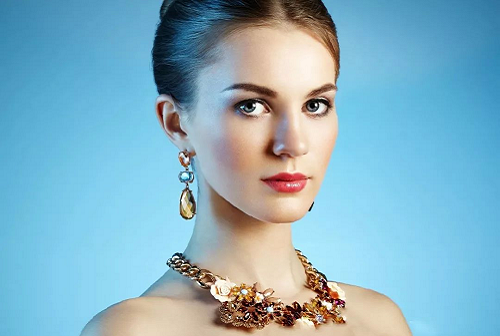
#> input picture frequency/woman.png, 500 x 336 px, found by its file name
$ jupyter execute freqs.ipynb
#> lines starting #> are read from the running program, lines starting #| are printed output that depends on the picture; after the words box and inside, x2 and y2 are one past the last pixel; in counts of white or black regions, pixels touching at a corner belong together; long printed decimals are rounded
[cell 1]
import cv2
import numpy as np
from matplotlib import pyplot as plt

alpha=2

[cell 2]
# 读取数据
# matplotlib.pyplot.imread会根据扩展名读取内容，对于png格式会读取alpha通道，
# dtype为float即值在[0, 1]之间，对于jpeg则是dtype=uint8,[0, 255],无法自定义，
# 所以应采用opencv读取图片并转为常规的RGB排序

im=np.double(cv2.cvtColor(cv2.imread('woman.png'),cv2.COLOR_BGR2RGB))/255
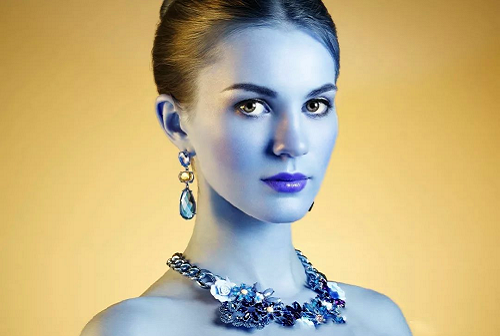
#> im: shape (336, 500, 3) float64; mean B, G, R 0.521, 0.695, 0.763
mark=np.double(cv2.cvtColor(cv2.imread('zhangsan.png'),cv2.COLOR_BGR2RGB))/255
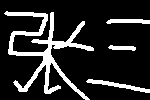
#> input picture frequency/zhangsan.png, 150 x 100 px, found by its file name
#> mark: shape (100, 150, 3) float64; values 0 (black) and 1 (white), 15.8% white; 4 white regions, box (x1, y1, x2, y2) and area: (4, 11, 94, 100) 1837, (86, 79, 150, 93) 256, (106, 19, 150, 24) 174, (108, 45, 136, 51) 110

plt.subplot(121),plt.imshow(im),plt.title('oringin')
plt.subplot(122),plt.imshow(mark),plt.title('watermark')
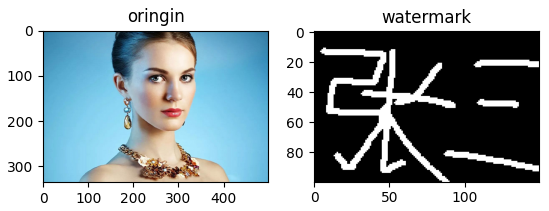
#> figure drawn by matplotlib, 2 panels; B, G, R data is drawn as R, G, B

[cell 3]
# 编码水印
im:np.ndarray
imsize=im.shape
#> imsize = (336, 500, 3)
TH=np.zeros((int(imsize[0]*0.5),imsize[1],imsize[2]))
TH1=TH.copy()
mark_size=mark.shape
#> mark_size = (100, 150, 3)
TH1[0:mark_size[0],0:mark_size[1],:]=mark
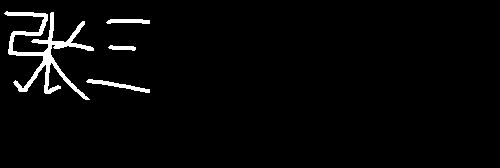
#> TH1: shape (168, 500, 3) float64; values 0 (black) and 1 (white), 2.8% white; 4 white regions, box (x1, y1, x2, y2) and area: (4, 11, 94, 100) 1837, (86, 79, 150, 93) 256, (106, 19, 150, 24) 174, (108, 45, 136, 51) 110
M=np.random.permutation(int(imsize[0]*0.5))
N=np.random.permutation(imsize[1])
np.savez('encode',M=M,N=N)
for i in range(int(imsize[0]*0.5)):
    for j in range(imsize[1]):
        TH[i,j,:]=TH1[M[i],N[j],:]
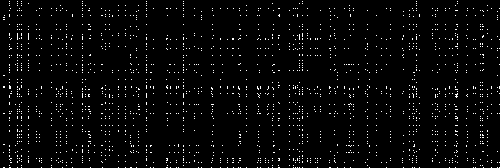
#> TH: shape (168, 500, 3) float64; values 0 (black) and 1 (white), 2.8% white in thin lines or dots

# 对称
mark_=np.zeros(imsize)
mark_[0:int(imsize[0]*0.5),0:imsize[1],:]=TH
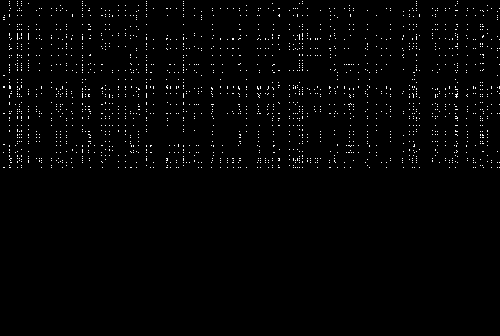
#> mark_: shape (336, 500, 3) float64; values 0 (black) and 1 (white), 1.4% white in thin lines or dots, all inside (x1, y1, x2, y2) = (3, 1, 500, 168)
for i in range(int(imsize[0]*0.5)):
    for j in range(imsize[1]):
        mark_[imsize[0]-1-i,imsize[1]-1-j,:]=TH[i,j,:]
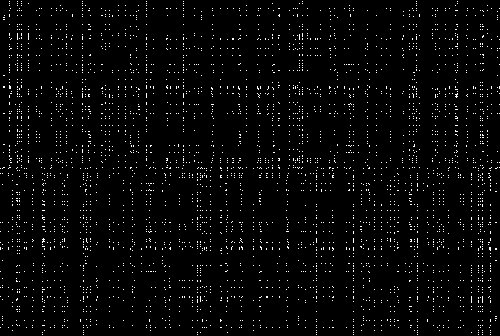
#> mark_: shape (336, 500, 3) float64; values 0 (black) and 1 (white), 2.8% white in thin lines or dots

print(mark_.sum())
#| 14262.0
plt.subplot(111),plt.imshow(mark_),plt.title('encoded watermark')

[cell 4]
# 添加水印
fa=np.fft.fft2(im)
fa:np.ndarray
plt.subplot(121),plt.imshow(fa.real),plt.title('spectrum of origin.')
fb=fa+alpha*mark_
plt.subplot(122),plt.imshow(fb.real),plt.title('spectrum of watermarked image')
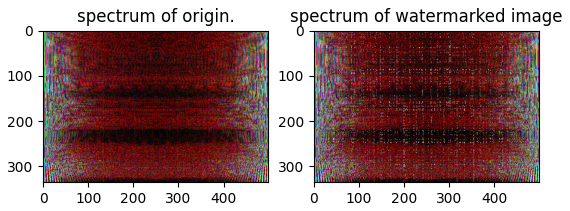
#> figure drawn by matplotlib, 2 panels

[cell 5]
# 水印图像逆变换
fao=np.fft.ifft2(fb)
fao_real=fao.real
plt.imsave('np_watered.png',fao_real.clip(0,1))
plt.subplot(121),plt.imshow(fao_real),plt.title('watermarked image.')
plt.subplot(122),plt.imshow(im),plt.title('origin image.')
# fao_real_clip=np.clip(fao_real,0,1)
# plt.imshow(fao_real_clip)
# plt.imsave('watermarked_image',fao_real)
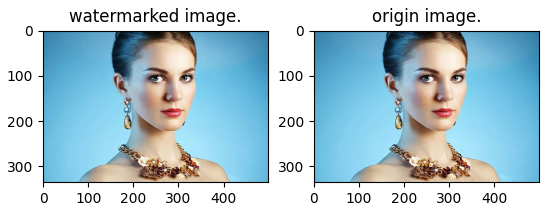
#> figure drawn by matplotlib, 2 panels; B, G, R data is drawn as R, G, B

[cell 6]
# 提取水印
fa2=np.fft.fft2(fao)
g=(fa2-fa)/alpha
gg=g.copy()
for i in range(0,int(imsize[0]*0.5)):
    for j in range(0,imsize[1]):
        gg[M[i],N[j],:]=g[i,j,:]

for i in range(0,int(imsize[0]*0.5)):
    for j in range(0,imsize[1]):
        gg[imsize[0]-1-i,imsize[1]-1-j,:]=gg[i,j,:]
print(g.sum())
#| (14262.000+1.0732379189756046e-13j)
print(gg.sum())
#| (14262+1.9476185019943073e-13j)
plt.imshow(gg.real)
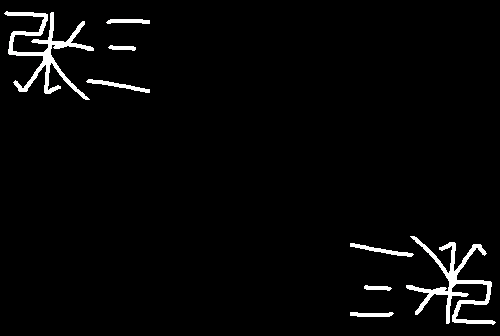
#> shown: shape (336, 500, 3) float64; mean R, G, B 0.0283, 0.0283, 0.0283
